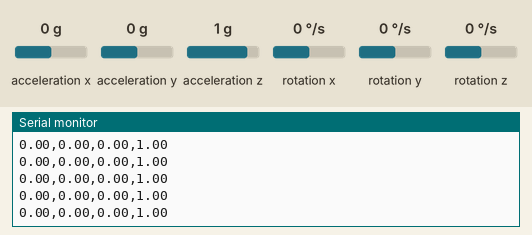
Recording of a sketch running on a simulated Arduino Nano 33 IoT. On the bench: the last lines printed to the serial monitor. The inputs (shaded band) are chosen by the test bench; at power-on: acceleration x 0 g, acceleration y 0 g, acceleration z 1 g, rotation z 0 °/s, rotation x 0 °/s, rotation y 0 °/s.

Above: at 1.2 s.
1.3 s: acceleration x set to -1.4 g
At 2.1 s:
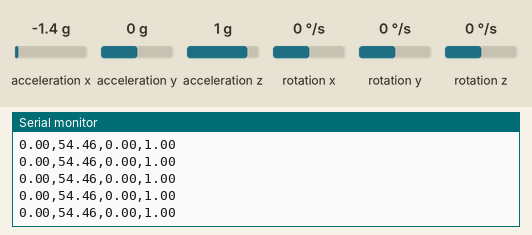
2.8 s: acceleration y set to -1.4 g
At 3.5 s:
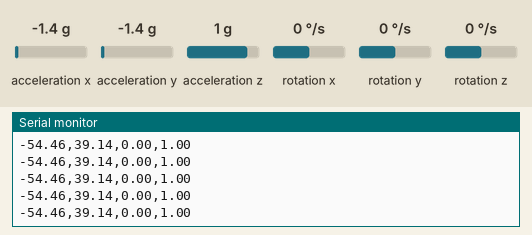
4.3 s: acceleration z set to -1.4 g
At 5.4 s:
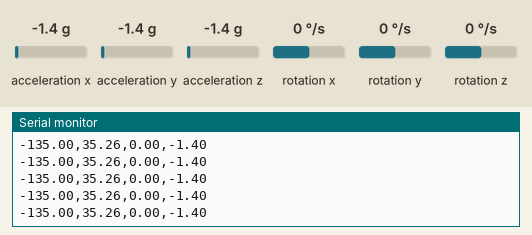
5.8 s: rotation z set to -192 °/s
At 6.4 s:
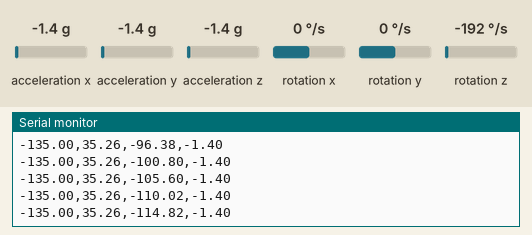
Timing chart, 0 to 8.3 s (numbered marks = the images above; inputs shaded):
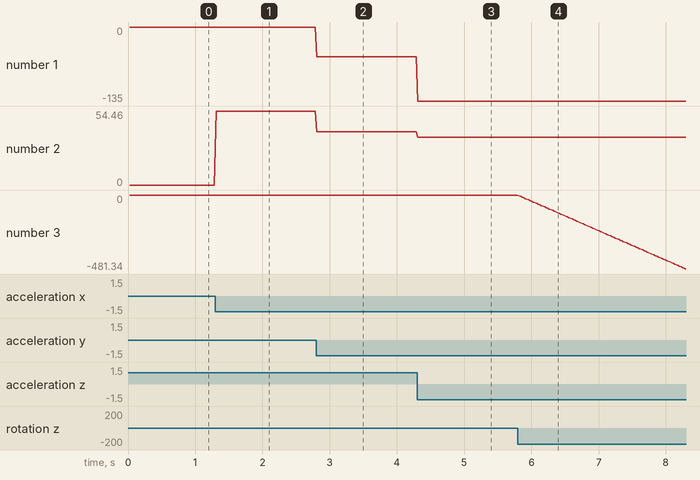

Measured:
- after the input at 1.3 s, the serial monitor: prints a new line at once (image 1)
- after the input at 2.8 s, the serial monitor: prints a new line at once (image 2)
- after the input at 4.3 s, the serial monitor: prints a new line at once (image 3)
- after the input at 5.8 s, the serial monitor: prints a new line at once (image 4)
- plotted number 1: 0 → -54.46 after the input at 2.8 s, -54.46 → -135 after the input at 4.3 s
- plotted number 2: 0 → 54.46 after the input at 1.3 s, 54.46 → 39.14 after the input at 2.8 s, 39.14 → 35.26 after the input at 4.3 s
- plotted number 3: 0 → -481.34 after the input at 5.8 s

The sketch:

Nano33_Serial_IMU_Unity.ino
```cpp
/*
 * Nano 33 IoT -> Unity : send onboard IMU data over serial as roll,pitch,yaw,accZ
 * Onboard IMU chip: LSM6DS3 (3-axis accelerometer + 3-axis gyroscope)
 *
 * IMPORTANT: this chip has NO magnetometer, so it cannot measure absolute yaw.
 * Roll and pitch come from the accelerometer (stable). Yaw is integrated from
 * the gyroscope and WILL slowly drift on its own. This is a hardware limit,
 * not a code bug.
 *
 * Library: install "Arduino_LSM6DS3" by Arduino (Library Manager)
 * Baud: 115200 (must match Unity)
 */

#include <Arduino_LSM6DS3.h>   // the Nano 33 IoT's onboard IMU library

float yaw = 0;                 // yaw is built up over time (drifts)
unsigned long timer = 0;
unsigned long lastTime = 0;

void setup() {
  Serial.begin(115200);        // match this in Unity
  while (!Serial);             // wait for the USB serial connection

  if (!IMU.begin()) {          // start the onboard IMU
    while (1) {
      Serial.println("Check IMU! LSM6DS3 not detected.");
      delay(1000);
    }
  }

  Serial.println("Ready!");
  lastTime = millis();
}

void loop() {
  if ((millis() - timer) > 20) {  // ~50 Hz

    float ax, ay, az;   // accelerometer values (in g)
    float gx, gy, gz;   // gyroscope values (in degrees/second)

    // Only read when both sensors have fresh data
    if (IMU.accelerationAvailable() && IMU.gyroscopeAvailable()) {
      IMU.readAcceleration(ax, ay, az);
      IMU.readGyroscope(gx, gy, gz);

      // Roll and pitch from gravity direction (stable, no drift)
      float roll  = atan2(ay, az) * 180.0 / PI;
      float pitch = atan2(-ax, sqrt(ay * ay + az * az)) * 180.0 / PI;

      // Yaw: add up the gyro's turning speed over time (this drifts)
      unsigned long now = millis();
      float dt = (now - lastTime) / 1000.0;   // seconds since last reading
      lastTime = now;
      yaw += gz * dt;                          // spin speed x time = angle change

      // Z acceleration, same slot as before
      float accZ = az;

      // Same CSV format Unity already expects: roll,pitch,yaw,accZ
      Serial.print(roll);
      Serial.print(",");
      Serial.print(pitch);
      Serial.print(",");
      Serial.print(yaw);
      Serial.print(",");
      Serial.println(accZ);
    }

    timer = millis();
  }
}
```
